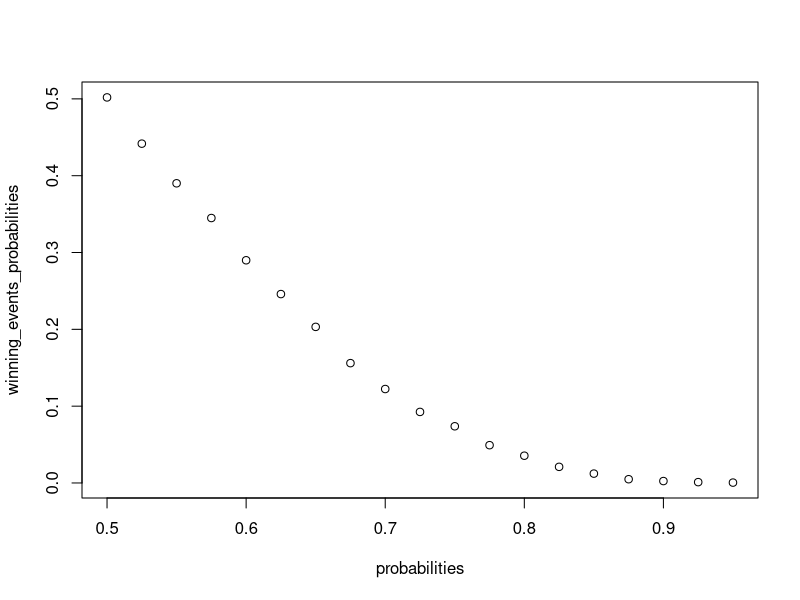
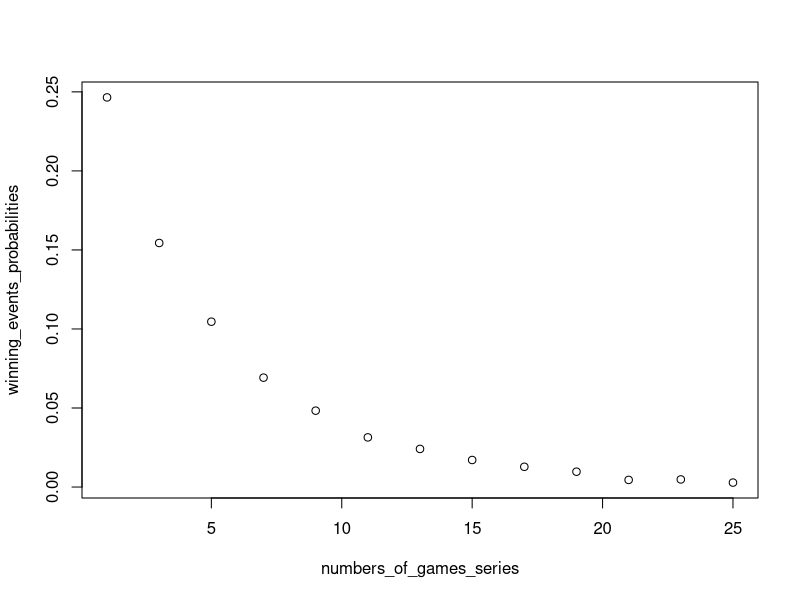

Write R code to recreate these figures, in order.
library(gtools)

# Two teams, say the Cavs and the Warriors, 
# are playing a seven game championship series. 
# The teams are equally good, so they each have a 50-50 
# The first to win four games wins the series. 
# chance of winning each game.
# If the Cavs lose the first game, 
# what is the probability that they win the series?

# Assign a variable 'n' as the number of remaining games.
n = 6

# Assign a variable `outcomes` as a vector of possible game outcomes, 
# where 0 indicates a loss and 1 indicates a win for the Cavs.
outcomes = c(0, 1)

# Assign a variable `l` to a list of all possible outcomes in all 
# remaining games. Use the `rep` function on `list(outcomes)` 
# to create list of length `n`.
l = rep(list(outcomes), length.out = n)


# Create a data frame named 'possibilities' that contains
# all combinations of possible outcomes for the remaining games.
possibilities = expand.grid(l)

# Create a vector named 'results' that indicates whether
# each row in the data frame 'possibilities' contains 
# enough wins for the Cavs to win the series.
results = rowSums(possibilities) >= 4

# Calculate the proportion of 'results' in which the Cavs win the series. 
# Print the outcome to the console.
mean(results)

# Monte carlo simulation to check result
B = 10000
events = replicate(B, {
  games_results = sum(sample(outcomes, 6, replace = TRUE, prob = c(0.5, 0.5)))
  games_results >= 4
})
mean(events)

# Two teams, and , are playing a seven series game series. 
# Team is better than team and has a chance of 
# winning each game.
probabilities = seq(0.5, 0.95, 0.025)
generate_winning_events = function(p){
  B <- 10000
  result <- replicate(B, {
    b_win <- sample(c(1,0), 7, replace = TRUE, prob = c(1-p, p))
    sum(b_win)>=4
  })
  mean(result)
}
winning_events_probabilities = sapply(probabilities, generate_winning_events)
plot(probabilities, winning_events_probabilities)

# Repeat the previous exercise, but now keep the probability 
# that team wins fixed at p <- 0.75 and compute the
# probability for different series lengths. For example,
# wins in best of 1 game, 3 games, 5 games, and so on 
# through a series that lasts 25 games.
numbers_of_games_series = seq(1, 25, 2)

generate_winning_events <- function(N, p=0.75){
  B <- 10000
  result <- replicate(B, {
    b_win <- sample(c(1,0), N, replace = TRUE, prob = c(1-p, p))
    sum(b_win)>=(N+1)/2
  })
  mean(result)
}

winning_events_probabilities = sapply(numbers_of_games_series, generate_winning_events)
plot(numbers_of_games_series, winning_events_probabilities)
